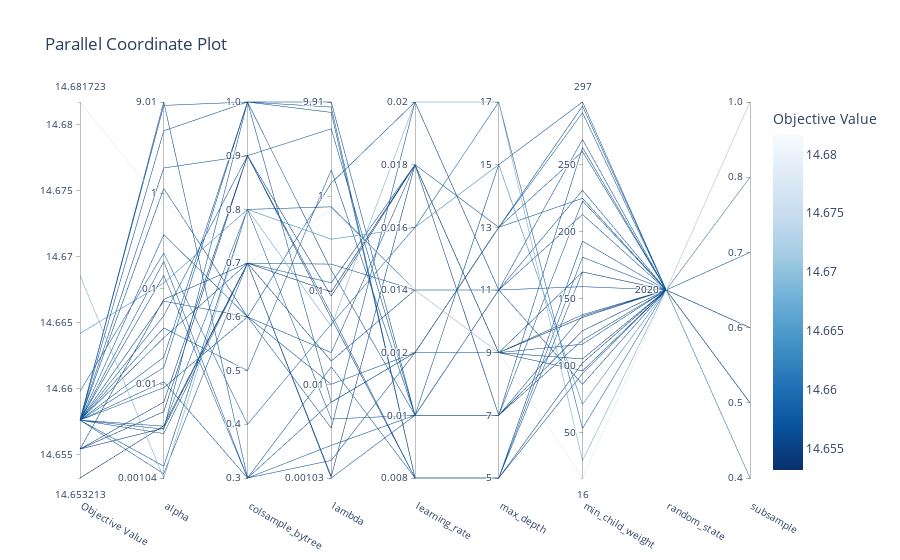

Notebook cell for this chart:
### Code cell
#plot_parallel_coordinate: interactively visualizes the hyperparameters and scores
optuna.visualization.plot_parallel_coordinate(study)

### Figure 1 — Plotly figure (JSON) as saved in the notebook; plotly's stock layout.template omitted (floating-point values rounded to 4 significant figures)
{"data": [{"dimensions": [{"label": "Objective Value", "range": [14.65, 14.68], "values": [14.66, 14.66, 14.66, 14.66, 14.66, 14.66, 14.66, 14.66, 14.66, 14.66, 14.66, 14.66, 14.66, 14.68, 14.66, 14.65, 14.66, 14.66, 14.66, 14.66, 14.67, 14.66, 14.66, 14.66, 14.66, 14.66, 14.66, 14.66, 14.66, 14.66]}, {"label": "alpha", "range": [-2.982, 0.9548], "ticktext": ["0.00104", "0.01", "0.1", "1", "9.01"], "tickvals": [-2.982, -2, -1, 0, 0.9548], "values": [0.9548, -1.974, -0.7145, -0.8593, -0.6272, -1.411, -1.131, -2.037, -0.4344, 0.04939, -2.938, -1.514, -1.112, -0.128, -2.46, -2.436, -2.517, -2.858, -2.44, -0.9408, -2.982, -2.187, -1.284, 0.2639, -2.288, 0.6529, 0.9191, -1.824, -1.718, -2.471]}, {"label": "colsample_bytree", "range": [0, 7], "ticktext": ["0.3", "0.4", "0.5", "0.6", "0.7", "0.8", "0.9", "1.0"], "tickvals": [0, 1, 2, 3, 4, 5, 6, 7], "values": [0, 0, 0, 0, 1, 2, 3, 3, 3, 3, 4, 4, 4, 4, 4, 4, 4, 5, 5, 5, 5, 6, 6, 6, 6, 7, 7, 7, 7, 7]}, {"label": "lambda", "range": [-2.987, 0.9959], "ticktext": ["0.00103", "0.01", "0.1", "1", "9.91"], "tickvals": [-2.987, -2, -1, 0, 0.9959], "values": [-1.809, -2.641, -2.183, -2.8, -1.357, 0.2774, -1.994, -1.659, -2.457, 0.1375, -2.987, -0.7212, -1.748, -0.1416, -2.969, -1.016, -0.9189, -2.362, -0.1143, -0.4575, -1.381, -1.294, -1.25, 0.7122, -1.06, 0.8856, 0.9424, -0.785, 0.9959, -2.185]}, {"label": "learning_rate", "range": [0, 6], "ticktext": ["0.008", "0.01", "0.012", "0.014", "0.016", "0.018", "0.02"], "tickvals": [0, 1, 2, 3, 4, 5, 6], "values": [0, 1, 2, 2, 4, 1, 2, 5, 6, 6, 1, 3, 3, 3, 5, 5, 5, 1, 3, 4, 6, 0, 0, 1, 5, 0, 0, 1, 1, 2]}, {"label": "max_depth", "range": [0, 6], "ticktext": ["5", "7", "9", "11", "13", "15", "17"], "tickvals": [0, 1, 2, 3, 4, 5, 6], "values": [0, 1, 4, 4, 6, 5, 2, 4, 3, 3, 1, 2, 2, 2, 1, 2, 2, 1, 3, 5, 6, 0, 0, 3, 2, 0, 0, 1, 3, 4]}, {"label": "min_child_weight", "range": [16, 297], "values": [193, 223, 289, 294, 53, 297, 170, 260, 269, 231, 137, 116, 105, 16, 126, 136, 138, 263, 86, 71, 29, 102, 94, 213, 96, 181, 170, 119, 159, 225]}, {"label": "random_state", "range": [0, 0], "ticktext": ["2020"], "tickvals": [0], "values": [0, 0, 0, 0, 0, 0, 0, 0, 0, 0, 0, 0, 0, 0, 0, 0, 0, 0, 0, 0, 0, 0, 0, 0, 0, 0, 0, 0, 0, 0]}, {"label": "subsample", "range": [0, 5], "ticktext": ["0.4", "0.5", "0.6", "0.7", "0.8", "1.0"], "tickvals": [0, 1, 2, 3, 4, 5], "values": [1, 1, 1, 1, 3, 3, 5, 0, 4, 4, 2, 2, 5, 5, 5, 5, 5, 4, 5, 0, 4, 5, 5, 2, 5, 2, 2, 4, 2, 1]}], "labelangle": 30, "labelside": "bottom", "line": {"color": [14.66, 14.66, 14.66, 14.66, 14.66, 14.66, 14.66, 14.66, 14.66, 14.66, 14.66, 14.66, 14.66, 14.68, 14.66, 14.65, 14.66, 14.66, 14.66, 14.66, 14.67, 14.66, 14.66, 14.66, 14.66, 14.66, 14.66, 14.66, 14.66, 14.66], "colorbar": {"title": {"text": "Objective Value"}}, "colorscale": [[0, "rgb(247,251,255)"], [0.125, "rgb(222,235,247)"], [0.25, "rgb(198,219,239)"], [0.375, "rgb(158,202,225)"], [0.5, "rgb(107,174,214)"], [0.625, "rgb(66,146,198)"], [0.75, "rgb(33,113,181)"], [0.875, "rgb(8,81,156)"], [1, "rgb(8,48,107)"]], "reversescale": true, "showscale": true}, "type": "parcoords"}], "layout": {"title": {"text": "Parallel Coordinate Plot"}}}
